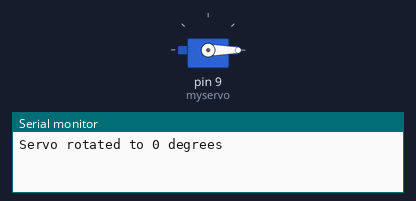
The sketch below on a simulated Arduino Uno, built with avr-gcc and run on an emulated ATmega328P. Parts: servo, the last lines printed to the serial monitor.

Above: at 0.05 s.
At 6.05 s:
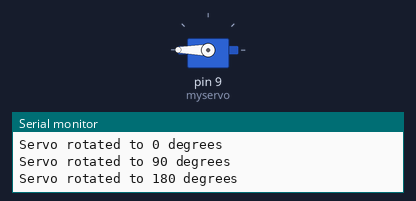
At 12.0 s:
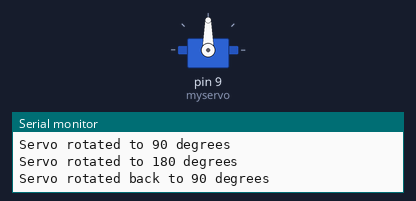
Timing chart, 0 to 15.6 s (numbered marks = the images above):
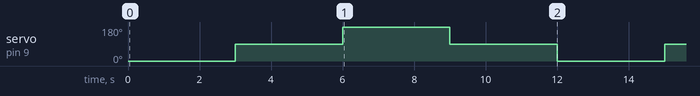

Measured:
- by itself, servo on pin 9 (myservo): repeats every 12.0 s: 180° 3.0 s, 90° 3.0 s, 0° 3.0 s, 90° 3.0 s

The sketch:

sketch_mar20a.ino
```cpp
// Code by Adittya Kumar Chowdhury
#include <Servo.h>

Servo myservo;  // create servo object to control a servo

void setup() {
  myservo.attach(9);  // attaches the servo on pin 9 to the servo object
  Serial.begin(9600); // initialize serial communication at 9600 bits per second
}

void loop() {
  myservo.write(0);   // tell servo to go to position 0
  Serial.println("Servo rotated to 0 degrees");
  delay(3000);        // wait for 3 seconds

  myservo.write(90);  // tell servo to go to position 90
  Serial.println("Servo rotated to 90 degrees");
  delay(3000);        // wait for 3 seconds

  myservo.write(180); // tell servo to go to position 180
  Serial.println("Servo rotated to 180 degrees");
  delay(3000);        // wait for 3 seconds

  // Reverse sequence
  myservo.write(90);  // tell servo to go back to position 90
  Serial.println("Servo rotated back to 90 degrees");
  delay(3000);        // wait for 3 seconds

  // It will then loop back to the start and go to 0 degrees as part of the loop's restart
}
```
